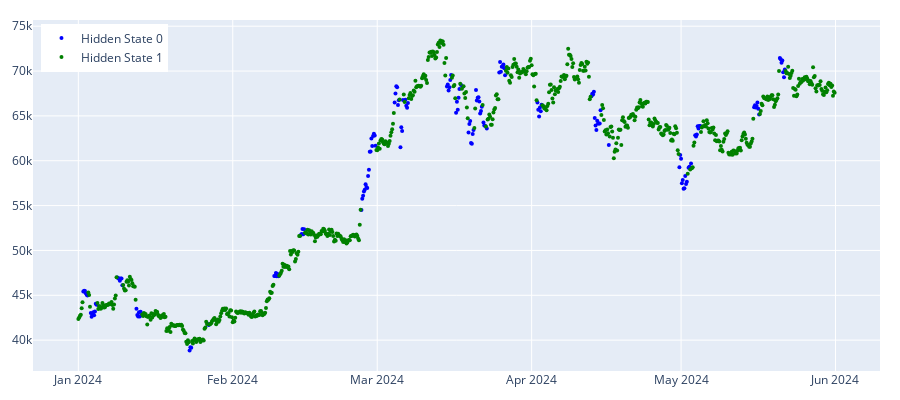

Here is the notebook cell this chart was saved with:
### Code cell
model_hmm =  regime_detection.get_regimes_hmm
params = {'n_components':2, 'covariance_type': 'full', 'random_state':100}
states_pred_hmm = feed_forward_training(model_hmm, params, prices_array, split_index, 20)
plot_hidden_states(np.array(states_pred_hmm), prices[['btc_close']][split_index:])
plot_hidden_states2(np.array(states_pred_hmm), prices[['btc_close']][split_index:])

### Figure 1 — Plotly figure (JSON) as saved in the notebook; plotly's stock layout.template omitted (floating-point values rounded to 4 significant figures; data arrays with more than 128 entries replaced by an {"elided": "..."} marker saying what was removed)
{"data": [{"marker": {"color": "blue", "size": 4}, "mode": "markers", "name": "Hidden State 0", "type": "scatter", "x": {"elided": "169 str values"}, "y": {"elided": "169 float values"}}, {"marker": {"color": "green", "size": 4}, "mode": "markers", "name": "Hidden State 1", "type": "scatter", "x": {"elided": "743 str values"}, "y": {"elided": "743 float values"}}], "layout": {"height": 400, "legend": {"x": 0.01, "xanchor": "left", "y": 0.99, "yanchor": "top"}, "margin": {"b": 20, "l": 20, "r": 20, "t": 20}, "width": 900}}
